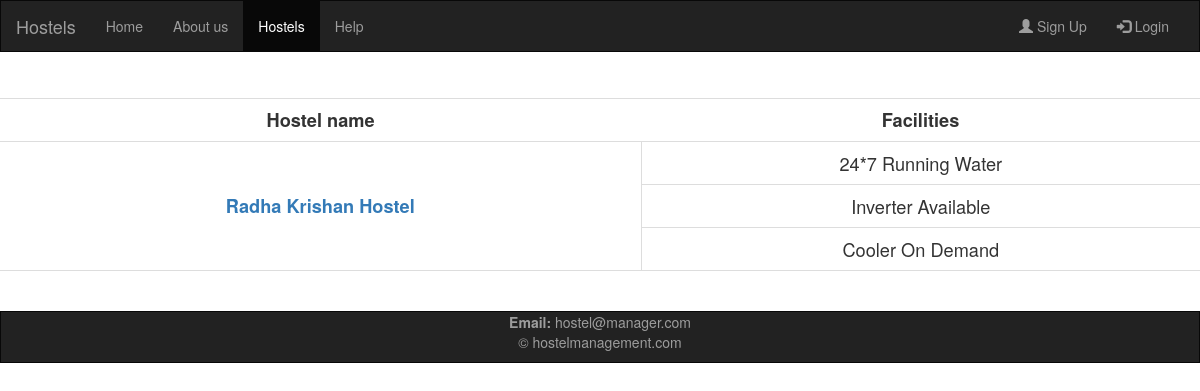
/hostels.php?facilities=1, run on the app's committed database.
### tables this page shows
CREATE TABLE IF NOT EXISTS `hostel` (
  `hostel_id` int(2) NOT NULL AUTO_INCREMENT,
  `hostel_name` varchar(20) DEFAULT NULL,
  `location` varchar(15) DEFAULT NULL,
  `owner_id` int(2) DEFAULT NULL,
  PRIMARY KEY (`hostel_id`),
  KEY `owner_id` (`owner_id`)
);

CREATE TABLE IF NOT EXISTS `facilities` (
  `hostel_id` int(2) DEFAULT NULL,
  `facility_name` varchar(20) DEFAULT NULL,
  KEY `hostel_id` (`hostel_id`)
);

### hostels.php (called while the page is built, shortened)
<?php
	include_once(ROOT_DIR."controller/controller.php");
	$controller = new Controller();
	$controller->invoke();
?>

### model/model.php (called while the page is built, shortened)
<?php
	include_once(ROOT_DIR."model/facilities_model.php");
	include_once(ROOT_DIR."model/connection.php");
	class Model{
		private $conn;
		public function  __construct(){
			$this->conn = new Connection();
		}
		public function getHostelFacilities($hostelId){
			$nconn = $this->conn->getConnection();
			$sql = "SELECT facility_name FROM facilities WHERE hostel_id = $hostelId";
			$result = $nconn->query($sql);
			if($result->num_rows > 0){
				$facilities = array();
				$index = 0;
				while($row = $result->fetch_assoc()){
					$facilities[$index++] = new Facilities($hostelId,$row['facility_name']);
				}
				$sql = "SELECT hostel_name FROM hostel WHERE hostel_id = $hostelId";
				$hostelName = $nconn->query($sql);
				if($hostelName->num_rows > 0){
					$hostelName = $hostelName->fetch_assoc();
					$hostelName = $hostelName['hostel_name'];
				}
				else{
					$hostelName = '';
				}
				$this->conn->closeConnection();
				return array($hostelName, $facilities);
			}
			else{
				$this->conn->closeConnection();
				return NULL;
			}
		}
	}
?>

### model/connection.php (called while the page is built, shortened)
<?php
	class Connection{
		private $servername = 'localhost';
		private $username = 'root';
		private $password = '';
		private $databaseName= 'hostel_management';
		public function __construct(){
			$this->conn = new mysqli($this->servername, $this->username, $this->password, $this->databaseName);
		}
	}
?>

### model/facilities_model.php (called while the page is built, shortened)
<?php
	class Facilities
	{
		public function __construct($hostel_id, $facility_name)
		{
			$this->hostel_id = $hostel_id;
			$this->facility_name = $facility_name;
		}
	}
?>

### view/hostel_facilities.php (the view, shortened to what this page needs)
<!DOCTYPE html>
<html>
<head>
	    <?php
	    echo'
	    <link href="'.HTTP.'resources/css/bootstrap.min.css" rel="stylesheet">
		<link href="'.HTTP.'resources/css/index.css" rel="stylesheet" type="text/css">
	    <script src="'.HTTP.'resources/js/jquery-1.11.3.min.js"></script>
	    <script src="'.HTTP.'resources/js/bootstrap.min.js"></script>';
	    ?>
</head>
<body>
	<?php
		if(isset($_SESSION['student_id']))
			include_once(ROOT_DIR.'user/student/view/layout/header.php');
		else if(isset($_SESSION['owner_id']))
				include_once(ROOT_DIR.'user/owner/view/layout/header.php');
		else
			include_once(ROOT_DIR.'view/layout/header.php');
	?>
	<div class ="table-responsive">
		<table class="table table-hover">
				<tr>
					<th>Hostel name</th>
					<th>Facilities</th>
				</tr>
				<tr style="border-bottom: 1px solid #ddd;">
					<?php
						echo '<th id="hostel_name" rowspan = "'.(count($facilities[1])+1).'"><a href="'.HTTP.'hostels.php?hostelId='.($facilities[1][0]->hostel_id).'">'.ucwords($facilities[0]).'</a></th>';
					?>
				</tr>
				<?php
					foreach ($facilities[1] as $facility) {
						echo '<tr style="border-bottom: 1px solid #ddd">
						<td>'.ucwords($facility->facility_name).'</td>
						</tr>';
					}
				?>
		</table>
	</div>
	<?php
		include(ROOT_DIR.'view/layout/footer.php');
	?>
</body>
</html>

### view/hostel_facilities.php (style rules this page uses)
#hostel_name { text-align: center; border-right: 1px solid #ddd; vertical-align: middle !important; }
table { font-size: 1.3em; }
th, td { text-align: center; }
.table-responsive { margin-top: 46px; margin-bottom: 20px; }

### data on the page
hostel: hostel_name "Radha Krishan Hostel"
facilities: facility_name "24*7 Running Water"
facilities: facility_name "Inverter Available"
facilities: facility_name "Cooler On Demand"
